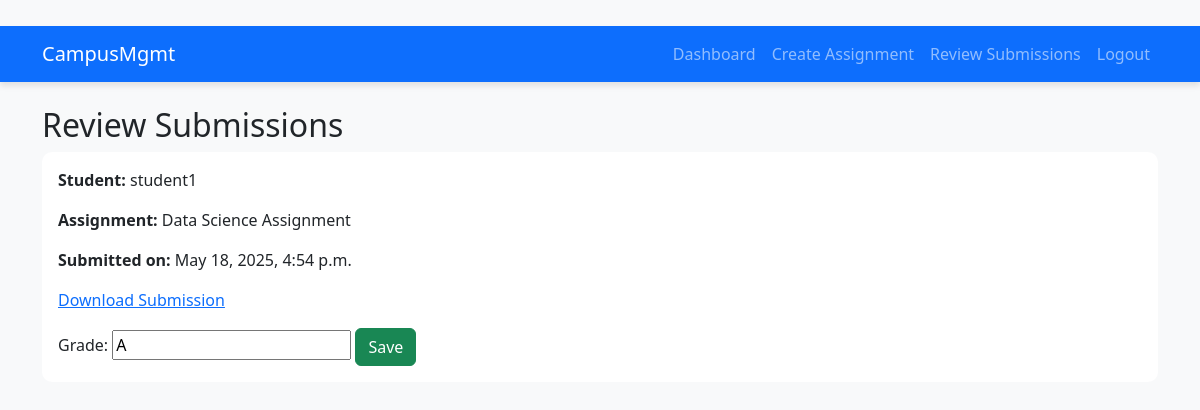
Page /submissions/review/ (signed in) on the earlier database version.
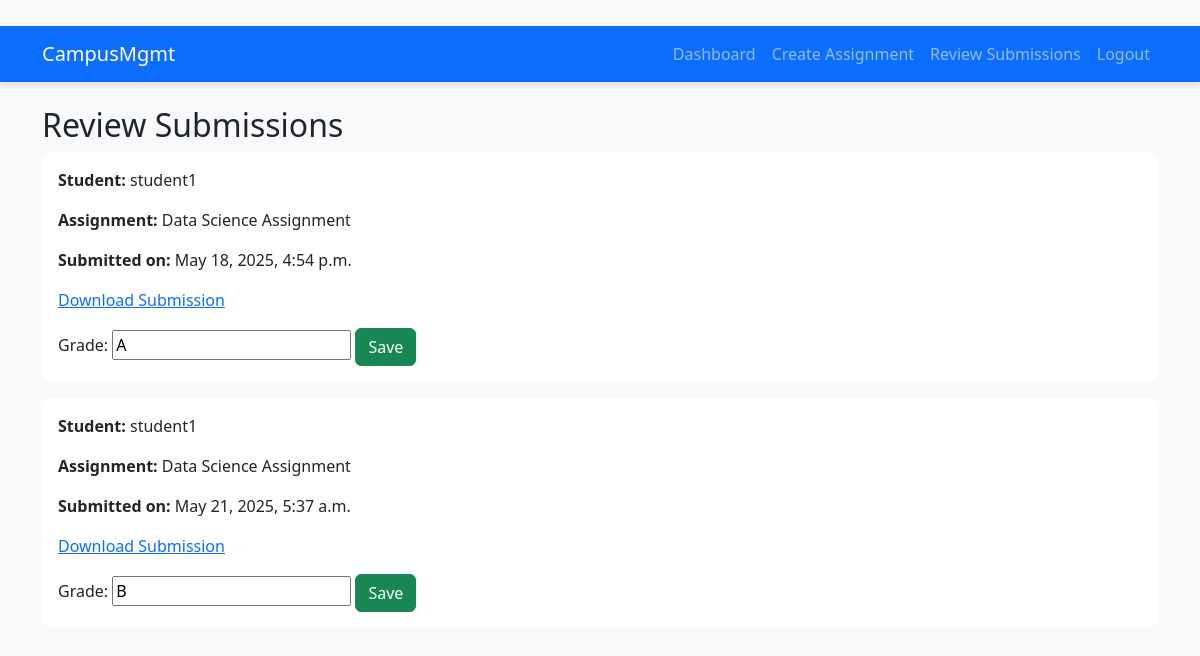
Same page on the later database version.
### submissions/models.py (models this page shows, shortened)
class Submission(models.Model):
    student = models.ForeignKey(User, on_delete=models.CASCADE)
    assignment = models.ForeignKey(Assignment, on_delete=models.CASCADE)
    submitted_on = models.DateTimeField(auto_now_add=True)
    file = models.FileField(upload_to='submissions/')
    grade = models.CharField(max_length=10, blank=True, null=True)

class Assignment(models.Model):
    course = models.ForeignKey(Course, on_delete=models.CASCADE)
    title = models.CharField(max_length=100)
    description = models.TextField()
    due_date = models.DateField()
    created_at = models.DateTimeField(auto_now_add=True)

### accounts/models.py (models this page shows)
class User(AbstractUser):
    ROLE_CHOICES = (
        ('student', 'Student'),
        ('teacher', 'Teacher'),
        ('admin', 'Admin'),
    )
    role = models.CharField(max_length=10, choices=ROLE_CHOICES, default='student')

### submissions/views.py (the view, shortened to what this page needs)
# urls.py: path('review/', review_submissions, name='review_submissions'),
@login_required
@role_required(['teacher'])
def review_submissions(request):
    submissions = Submission.objects.filter(assignment__course__teacher=request.user)
    return render(request, 'submissions/review.html', {'submissions': submissions})

### templates/submissions/review.html (shortened to what this page needs)
{% extends 'base.html' %}
{% block content %}
<h2>Review Submissions</h2>
{% for submission in submissions %}
  <div class="card mb-3 p-3">
    <p><strong>Student:</strong> {{ submission.student.username }}</p>
    <p><strong>Assignment:</strong> {{ submission.assignment.title }}</p>
    <p><strong>Submitted on:</strong> {{ submission.submitted_on }}</p>
    <p><a href="{{ submission.file.url }}" target="_blank">Download Submission</a></p>
    <form method="POST">
        <label for="grade_{{ submission.id }}">Grade:</label>
        <input type="text" name="grade" id="grade_{{ submission.id }}" value="{{ submission.grade }}">
        <button type="submit" class="btn btn-success">Save</button>
    </form>
  </div>
{% endfor %}
{% endblock %}

Differences in the rows shown:
added Submission: student.username "student1", assignment "Data Science Assignment", submitted_on "May 21, 2025, 5:37 a.m.", grade "B"
